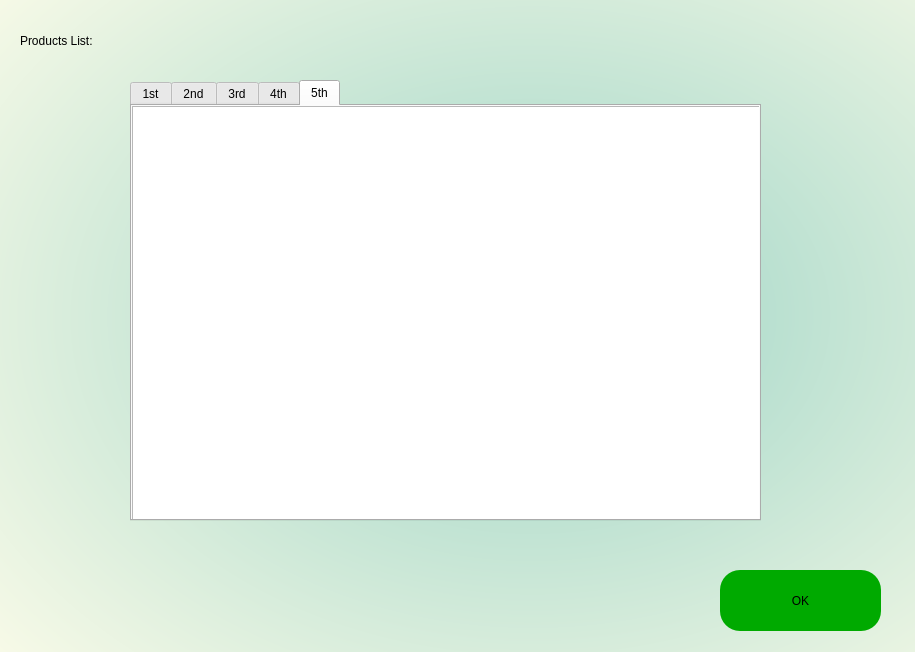
<?xml version="1.0" encoding="UTF-8"?>
<ui version="4.0">
 <class>ViewProductList</class>
 <widget class="QWidget" name="ViewProductList">
  <property name="geometry">
   <rect>
    <x>0</x>
    <y>0</y>
    <width>915</width>
    <height>652</height>
   </rect>
  </property>
  <property name="windowTitle">
   <string>View Products</string>
  </property>
  <widget class="QWidget" name="widget" native="true">
   <property name="geometry">
    <rect>
     <x>0</x>
     <y>-70</y>
     <width>1041</width>
     <height>761</height>
    </rect>
   </property>
   <property name="styleSheet">
    <string notr="true">QWidget#widget{
background-color:qradialgradient(spread:pad, cx:0.512, cy:0.511364, radius:0.73, fx:0.511, fy:0.505364, stop:0 rgba(154, 211, 197, 255), stop:1 rgba(255, 253, 234, 255));}</string>
   </property>
   <widget class="QLabel" name="label_5">
    <property name="geometry">
     <rect>
      <x>20</x>
      <y>90</y>
      <width>151</width>
      <height>41</height>
     </rect>
    </property>
    <property name="styleSheet">
     <string notr="true">font: 18pt &quot;MS Shell Dlg 2&quot;;</string>
    </property>
    <property name="text">
     <string>Products List: </string>
    </property>
   </widget>
   <widget class="QTabWidget" name="tabWidget">
    <property name="geometry">
     <rect>
      <x>130</x>
      <y>150</y>
      <width>631</width>
      <height>441</height>
     </rect>
    </property>
    <property name="currentIndex">
     <number>4</number>
    </property>
    <widget class="QWidget" name="tab">
     <attribute name="title">
      <string>1st</string>
     </attribute>
     <widget class="QTableView" name="tableView_2">
      <property name="geometry">
       <rect>
        <x>0</x>
        <y>0</y>
        <width>631</width>
        <height>421</height>
       </rect>
      </property>
     </widget>
    </widget>
    <widget class="QWidget" name="tab_2">
     <attribute name="title">
      <string>2nd</string>
     </attribute>
     <widget class="QTableView" name="tableView">
      <property name="geometry">
       <rect>
        <x>0</x>
        <y>0</y>
        <width>631</width>
        <height>421</height>
       </rect>
      </property>
     </widget>
    </widget>
    <widget class="QWidget" name="tab_3">
     <attribute name="title">
      <string>3rd</string>
     </attribute>
     <widget class="QTableView" name="tableView_3">
      <property name="geometry">
       <rect>
        <x>0</x>
        <y>0</y>
        <width>631</width>
        <height>421</height>
       </rect>
      </property>
     </widget>
    </widget>
    <widget class="QWidget" name="tab_4">
     <attribute name="title">
      <string>4th</string>
     </attribute>
     <widget class="QTableView" name="tableView_4">
      <property name="geometry">
       <rect>
        <x>0</x>
        <y>0</y>
        <width>631</width>
        <height>421</height>
       </rect>
      </property>
     </widget>
    </widget>
    <widget class="QWidget" name="tab_5">
     <attribute name="title">
      <string>5th</string>
     </attribute>
     <widget class="QTableView" name="tableView_5">
      <property name="geometry">
       <rect>
        <x>0</x>
        <y>0</y>
        <width>631</width>
        <height>421</height>
       </rect>
      </property>
     </widget>
    </widget>
   </widget>
   <widget class="QPushButton" name="okButton">
    <property name="geometry">
     <rect>
      <x>720</x>
      <y>640</y>
      <width>161</width>
      <height>61</height>
     </rect>
    </property>
    <property name="palette">
     <palette>
      <active>
       <colorrole role="Button">
        <brush brushstyle="SolidPattern">
         <color alpha="255">
          <red>0</red>
          <green>170</green>
          <blue>0</blue>
         </color>
        </brush>
       </colorrole>
       <colorrole role="Base">
        <brush brushstyle="SolidPattern">
         <color alpha="255">
          <red>0</red>
          <green>170</green>
          <blue>0</blue>
         </color>
        </brush>
       </colorrole>
       <colorrole role="Window">
        <brush brushstyle="SolidPattern">
         <color alpha="255">
          <red>0</red>
          <green>170</green>
          <blue>0</blue>
         </color>
        </brush>
       </colorrole>
      </active>
      <inactive>
       <colorrole role="Button">
        <brush brushstyle="SolidPattern">
         <color alpha="255">
          <red>0</red>
          <green>170</green>
          <blue>0</blue>
         </color>
        </brush>
       </colorrole>
       <colorrole role="Base">
        <brush brushstyle="SolidPattern">
         <color alpha="255">
          <red>0</red>
          <green>170</green>
          <blue>0</blue>
         </color>
        </brush>
       </colorrole>
       <colorrole role="Window">
        <brush brushstyle="SolidPattern">
         <color alpha="255">
          <red>0</red>
          <green>170</green>
          <blue>0</blue>
         </color>
        </brush>
       </colorrole>
      </inactive>
      <disabled>
       <colorrole role="Button">
        <brush brushstyle="SolidPattern">
         <color alpha="255">
          <red>0</red>
          <green>170</green>
          <blue>0</blue>
         </color>
        </brush>
       </colorrole>
       <colorrole role="Base">
        <brush brushstyle="SolidPattern">
         <color alpha="255">
          <red>0</red>
          <green>170</green>
          <blue>0</blue>
         </color>
        </brush>
       </colorrole>
       <colorrole role="Window">
        <brush brushstyle="SolidPattern">
         <color alpha="255">
          <red>0</red>
          <green>170</green>
          <blue>0</blue>
         </color>
        </brush>
       </colorrole>
      </disabled>
     </palette>
    </property>
    <property name="styleSheet">
     <string notr="true">border-radius: 20px;
background-color: rgb(0, 170, 0);
font: 75 18pt &quot;MS Shell Dlg 2&quot;;</string>
    </property>
    <property name="text">
     <string>OK</string>
    </property>
   </widget>
  </widget>
 </widget>
 <resources/>
 <connections/>
</ui>
